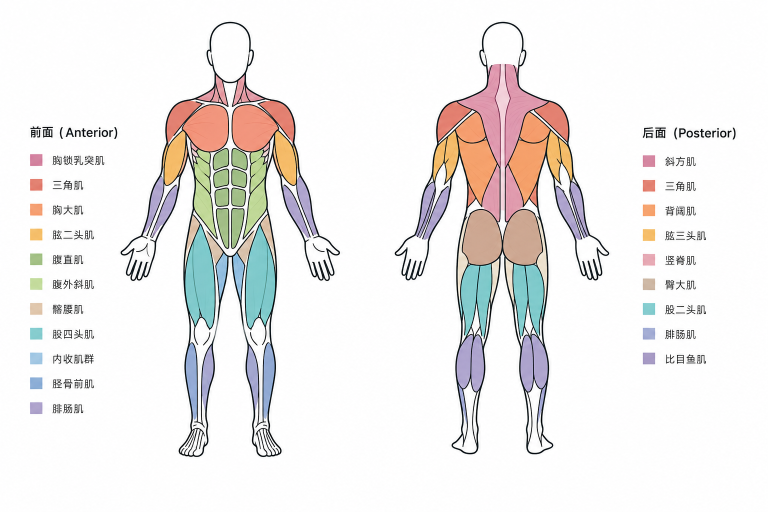
#> input picture user_input/muscle_distribution.png, 1536 x 1024 px, found by its file name (shown at 1/2 size)
$ python extract_muscles.py
#> lines starting #> are read from the running program, lines starting #| are printed output that depends on the picture; after the words box and inside, x2 and y2 are one past the last pixel; in counts of white or black regions, pixels touching at a corner belong together
#!/usr/bin/env python3
"""Extract muscle contour shapes from muscle_distribution.png -> SVG path data."""
from PIL import Image
import numpy as np
import math

IMG = '/Users/suestring/Desktop/Playground/re.set/user_input/muscle_distribution.png'
img = Image.open(IMG).convert('RGB')
#> img is the input picture: PIL image 1536x1024 RGB; mean R, G, B 238.1, 235.6, 234.5
arr = np.array(img)

# Crop bounds (in original image)
front = arr[70:870, 130:590]   # 800H × 460W
back  = arr[70:870, 880:1340]  # 800H × 460W

# ── Auto-detect figure bounds ────────────────────────────────────────────
# Background is near-white. Find figure bounding box by excluding very bright pixels.
def fig_bounds(crop):
    """Find bounding box of the drawn figure (non-white background)."""
    gray = crop.mean(axis=2)
    # Non-background: not very bright and not very dark (body outline)
    non_bg = (gray < 240) & (gray > 20)
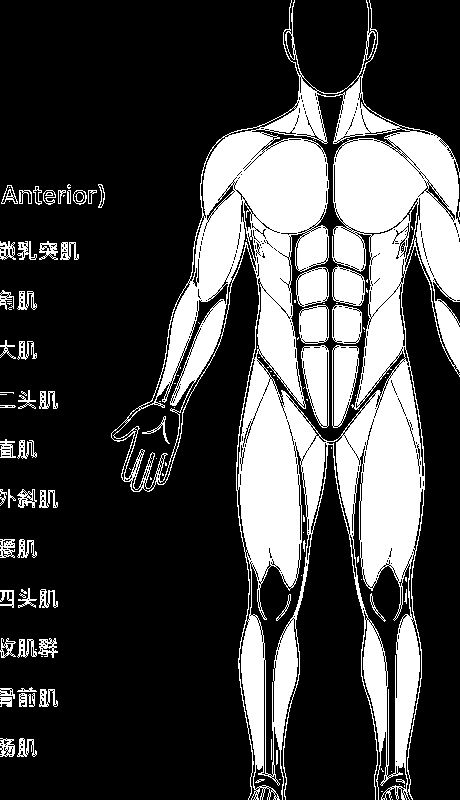
#> non_bg: shape (800, 460) bool; 26.8% white; 126 white regions (67 under 20 px), largest, box (x1, y1, x2, y2) and area: (111, 0, 460, 800) 85923, (301, 345, 329, 428) 1574, (332, 345, 359, 428) 1549
    ys = np.where(non_bg.any(axis=1))[0]
#> ys = 800 values from 0 to 799
    xs = np.where(non_bg.any(axis=0))[0]
#> xs = 452 values from 0 to 459
    if not len(ys) or not len(xs):
        return 0, crop.shape[0], 0, crop.shape[1]
    return int(ys[0]), int(ys[-1]), int(xs[0]), int(xs[-1])

fy0, fy1, fx0, fx1 = fig_bounds(front)
#> fy0 = 0; fy1 = 799; fx0 = 0; fx1 = 459
by0, by1, bx0, bx1 = fig_bounds(back)
#> in fig_bounds (call 2), `non_bg = (gray < 240) & (gray > 20)`:
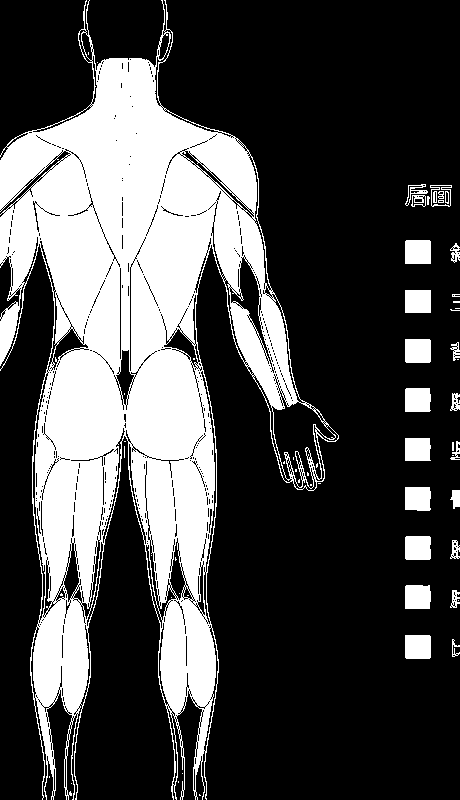
#> non_bg: shape (800, 460) bool; 29.8% white; 59 white regions (34 under 20 px), largest, box (x1, y1, x2, y2) and area: (0, 0, 339, 800) 102608, (405, 240, 431, 264) 622, (405, 339, 431, 363) 621
#> in fig_bounds (call 2), `xs = np.where(non_bg.any(axis=0))[0]`: xs = 394 values from 0 to 459
#> by0 = 0; by1 = 799; bx0 = 0; bx1 = 459
print(f"Front figure bounds in crop: y={fy0}-{fy1}, x={fx0}-{fx1}")
#| Front figure bounds in crop: y=0-799, x=0-459
print(f"Back  figure bounds in crop: y={by0}-{by1}, x={bx0}-{bx1}")
#| Back  figure bounds in crop: y=0-799, x=0-459

# SVG coordinate mapping (viewBox "0 0 90 210")
SVG_W, SVG_H = 90, 210

def make_scale(y0, y1, x0, x1):
    sx = lambda cx: round((cx - x0) / (x1 - x0) * SVG_W, 2)
    sy = lambda cy: round((cy - y0) / (y1 - y0) * SVG_H, 2)
    return sx, sy

FSX, FSY = make_scale(fy0, fy1, fx0, fx1)
BSX, BSY = make_scale(by0, by1, bx0, bx1)

# ── Color mask ────────────────────────────────────────────────────────────
def mask_for(crop, hex_c, tol=22):
    r, g, b = int(hex_c[1:3],16), int(hex_c[3:5],16), int(hex_c[5:7],16)
    d = np.max(np.abs(crop.astype(np.int16) - np.array([r,g,b], dtype=np.int16)), axis=2)
    return d <= tol

# ── Row-scan contour extraction ───────────────────────────────────────────
def row_scan(mask):
    """Extract boundary polygon via row scanning: left edge down, right edge up."""
    h, w = mask.shape
    # Downsample rows for speed and fewer points
    L, R = [], []
    step = max(1, h // 150)
    for y in range(0, h, step):
        xs = np.where(mask[y])[0]
        if len(xs):
            L.append((int(xs.min()), y))
            R.append((int(xs.max()), y))
    if not L:
        return []
    return L + list(reversed(R))

# ── RDP simplification ────────────────────────────────────────────────────
def rdp(pts, eps=2.0):
    if len(pts) < 3:
        return list(pts)
    def dist(p, a, b):
        if a == b:
            return math.hypot(p[0]-a[0], p[1]-a[1])
        dx, dy = b[0]-a[0], b[1]-a[1]
        den = math.hypot(dx, dy)
        if den == 0: return 0
        return abs(dy*p[0] - dx*p[1] + b[0]*a[1] - b[1]*a[0]) / den
    dists = [dist(pts[i], pts[0], pts[-1]) for i in range(1, len(pts)-1)]
    if not dists:
        return [pts[0], pts[-1]]
    mi = max(range(len(dists)), key=lambda i: dists[i]) + 1
    if dists[mi-1] > eps:
        return rdp(pts[:mi+1], eps)[:-1] + rdp(pts[mi:], eps)
    return [pts[0], pts[-1]]

def to_path(poly_crop, sx, sy, eps=2.0):
    """Convert crop-pixel polygon to SVG path string d="""
    if not poly_crop:
        return ''
    svg_pts = [(sx(cx), sy(cy)) for cx, cy in poly_crop]
    simp = rdp(svg_pts, eps)
    if len(simp) < 3:
        return ''
    d = 'M' + ' L'.join(f"{p[0]},{p[1]}" for p in simp) + ' Z'
    return d

def lr_split(mask, cx=None):
    cx = cx or mask.shape[1] // 2
    L = mask.copy(); L[:, cx:] = 0
    R = mask.copy(); R[:, :cx] = 0
    return L, R

# ── Show all significant colors ───────────────────────────────────────────
def show_colors(crop, label, n=20):
#> called with label = 'FRONT', n = 20
    print(f"\n{label} — significant colors:")
    q = (crop.astype(np.uint32) // 20 * 20)
    packed = q[:,:,0]*65536 + q[:,:,1]*256 + q[:,:,2]
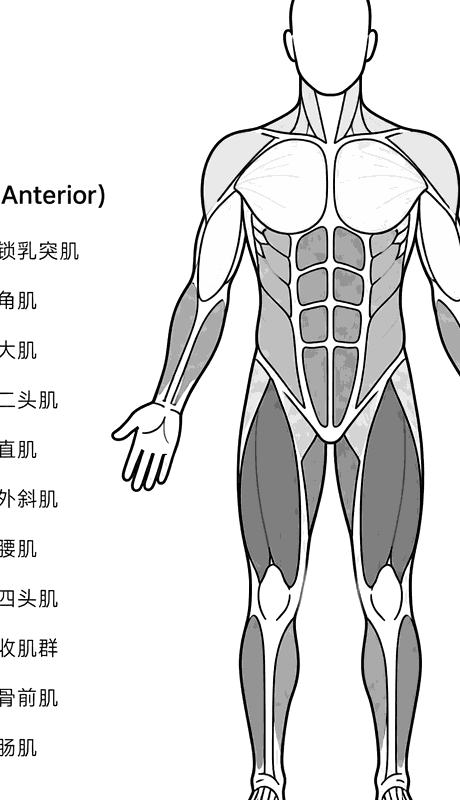
#> packed: shape (800, 460) uint32; min 0, max 15790320, mean 13879214.3; drawn with min black and max white
    unique, counts = np.unique(packed.ravel(), return_counts=True)
#> unique = 388 values from 0 to 15790320; counts = 388 values, max 257433 at index 387, min 1 at index 8, mean 948.5
    order = np.argsort(counts)[::-1]
#> order = 388 values, max 387 at index 0, min 0 at index 3, mean 193.5
    shown = 0
    for i in order:
        if shown >= n: break
        c = counts[i]
        if c < 200: break
        v = unique[i]
        r,g,b = (v>>16)&0xFF, (v>>8)&0xFF, v&0xFF
        if r > 200 and g > 200 and b > 200: continue  # skip near-white background
        if r < 30 and g < 30 and b < 30: continue     # skip near-black outlines
        print(f"  #{r:02x}{g:02x}{b:02x}  {c:6d}px")
        shown += 1
#> this loop made 27 passes
#> (i, c, v, r, g, b) on passes 1 to 12: (387, 257433, 15790320, 240, 240, 240), (167, 13477, 7915720, 120, 200, 200), (356, 10580, 15764600, 240, 140, 120), (0, 10079, 0, 0, 0, 0), (273, 6220, 11847820, 180, 200, 140), (231, 5001, 10526920, 160, 160, 200), (366, 4550, 15774820, 240, 180, 100), (318, 4516, 14448740, 220, 120, 100), (234, 4337, 10531960, 160, 180, 120), (197, 3786, 9216200, 140, 160, 200), (346, 1997, 14474460, 220, 220, 220), (13, 1939, 1315860, 20, 20, 20)
#> i on pass 27: 112
#|   #78c8c8   13477px
#|   #f08c78   10580px
#|   #b4c88c    6220px
#|   #a0a0c8    5001px
#|   #f0b464    4550px
#|   #dc7864    4516px
#|   #a0b478    4337px
#|   #8ca0c8    3786px
#> (further printed lines are left out)
#> after the loop, shown = 20

show_colors(front, "FRONT")
show_colors(back, "BACK")
#> call 2 of show_colors, with label = 'BACK', n = 20
#> in show_colors (call 2), `packed = q[:,:,0]*65536 + q[:,:,1]*256 + q[:,:,2]`:
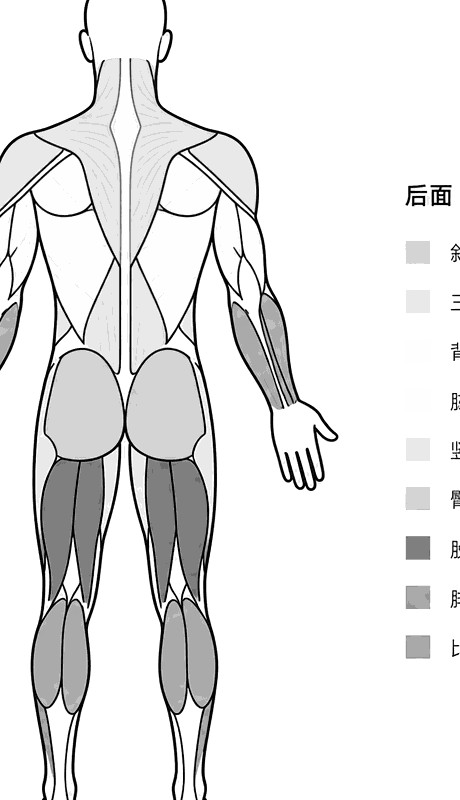
#> packed: shape (800, 460) uint32; min 0, max 15790320, mean 14257194; drawn with min black and max white
#> in show_colors (call 2), `unique, counts = np.unique(packed.ravel(), return_counts=True)`: unique = 366 values from 0 to 15790320; counts = 366 values, max 248259 at index 365, min 1 at index 2, mean 1005.5
#> in show_colors (call 2), `order = np.argsort(counts)[::-1]`: order = 366 values, max 365 at index 0, min 0 at index 6, mean 182.5
#> the loop in show_colors (call 2), `for i in order:` made 28 passes
#> (i, c, v, r, g, b) on passes 1 to 12: (365, 248259, 15790320, 240, 240, 240), (306, 12642, 14453920, 220, 140, 160), (281, 12525, 13148300, 200, 160, 140), (154, 10291, 7915720, 120, 200, 200), (219, 10009, 10526920, 160, 160, 200), (339, 8663, 15769700, 240, 160, 100), (0, 8259, 0, 0, 0, 0), (335, 6197, 15764580, 240, 140, 100), (300, 4970, 14448740, 220, 120, 100), (345, 4101, 15774820, 240, 180, 100), (327, 2201, 14474440, 220, 220, 200), (14, 1319, 1315860, 20, 20, 20)
#> i on pass 28: 54
#|   #dc8ca0   12642px
#|   #c8a08c   12525px
#|   #78c8c8   10291px
#|   #a0a0c8   10009px
#|   #f0a064    8663px
#|   #f08c64    6197px
#|   #dc7864    4970px
#|   #f0b464    4101px
#> (further printed lines are left out)
#> after the loop in show_colors (call 2), `for i in order:`: shown = 20

print("\n")
print("=" * 70)
print("FRONT MUSCLES")
print("=" * 70)

# cx_mid: where to split left/right in crop
cx_mid_f = (fx0 + fx1) // 2
#> cx_mid_f = 229

front_defs = [
    # name, hex, tol, bilateral
    ('neck',       '#dc8ca0', 22, False),   # pink — neck (sternocleidomastoid)
    ('chest',      '#f08c78', 22, True),    # salmon — pectoralis
    ('shoulders',  '#f0b464', 22, True),    # orange-tan — deltoid front
    ('biceps',     '#dc7864', 22, True),    # orange-red — biceps area
    ('abs',        '#b4c88c', 22, False),   # green — rectus abdominis
    ('obliques',   '#a0b478', 22, True),    # yellow-green — external obliques
    ('forearms',   '#a0a0c8', 22, True),    # lavender — forearms (+ shins)
    ('quads',      '#78c8c8', 22, True),    # teal — quadriceps
    ('adductors',  '#8cb4dc', 22, False),   # blue — adductors
    ('calves',     '#8ca0c8', 22, True),    # blue-lavender — shins/calves front
]

for name, color, tol, bilateral in front_defs:
    m = mask_for(front, color, tol)
    total = m.sum()
    if total < 200:
        print(f"\n// {name}: no data ({total}px)")
        continue
    if bilateral:
        Lm, Rm = lr_split(m, cx_mid_f)
        for side, sm in [('L', Lm), ('R', Rm)]:
            if sm.sum() < 100: continue
            c = row_scan(sm)
            p = to_path(c, FSX, FSY)
            print(f"\n// {name}_{side} ({int(sm.sum())}px)")
            print(f"// PATH: {p}")
    else:
        c = row_scan(m)
        p = to_path(c, FSX, FSY)
        print(f"\n// {name} ({total}px)")
        print(f"// PATH: {p}")
#> this loop made 10 passes
#> (r in mask_for, g in mask_for, b in mask_for, total) on pass 5: (180, 200, 140, 13753)
#> total on pass 1: 1535
#> (printed output is left out)
#> m: shape (800, 460) bool; 1.3% white; 178 white regions (170 under 20 px), largest, box (x1, y1, x2, y2) and area: (397, 617, 419, 762) 2045, (242, 618, 263, 769) 1928, (368, 663, 385, 693) 171

print("\n")
print("=" * 70)
print("BACK MUSCLES")
print("=" * 70)

cx_mid_b = (bx0 + bx1) // 2

back_defs = [
    ('neck_b',       '#dc8ca0', 22, False),  # pink — neck/trapezius top
    ('trapezius',    '#dc8ca0', 22, False),  # same pink — trap
    ('deltoids_b',   '#f0a064', 22, True),   # orange — rear deltoid + lats
    ('glutes',       '#c8a08c', 22, True),   # peach — gluteus maximus
    ('hamstrings',   '#78c8c8', 22, True),   # teal — hamstrings
    ('calves_b',     '#a0a0c8', 22, True),   # lavender — gastrocnemius
]

for name, color, tol, bilateral in back_defs:
    m = mask_for(back, color, tol)
    total = m.sum()
    if total < 200:
        print(f"\n// {name}: no data ({total}px)")
        continue
    if bilateral:
        Lm, Rm = lr_split(m, cx_mid_b)
        for side, sm in [('L', Lm), ('R', Rm)]:
            if sm.sum() < 100: continue
            c = row_scan(sm)
            p = to_path(c, BSX, BSY)
            print(f"\n// {name}_{side} ({int(sm.sum())}px)")
            print(f"// PATH: {p}")
    else:
        c = row_scan(m)
        p = to_path(c, BSX, BSY)
        print(f"\n// {name} ({total}px)")
        print(f"// PATH: {p}")
#> this loop made 6 passes
#> (printed output is left out)
#> pass 1, in mask_for (call 11), `d = np.max(np.abs(crop.astype(np.int16) - np.array([r,g,b], dtype=np.i..`:
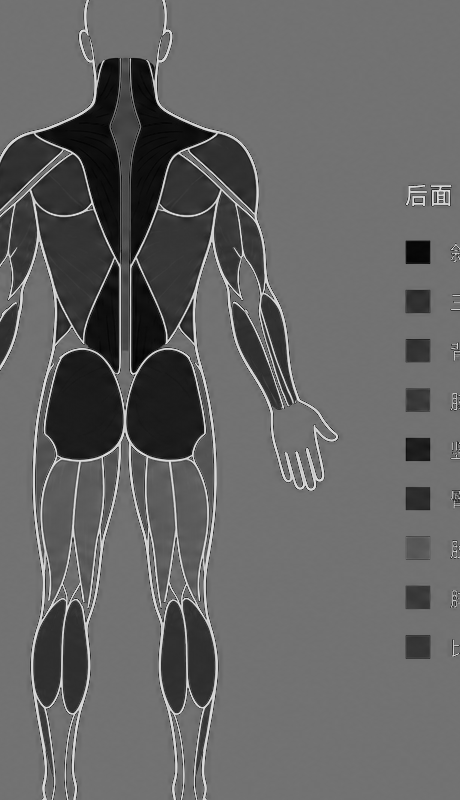
#> d: shape (800, 460) int16; min 2, max 220, mean 100.6
#> after the loop:
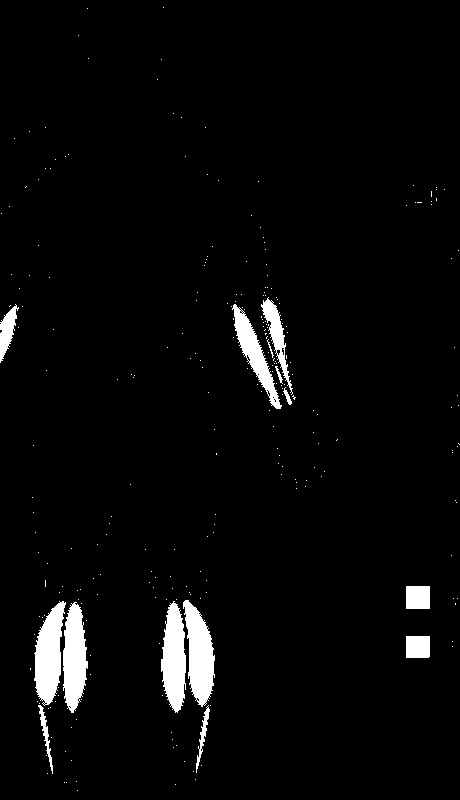
#> m: shape (800, 460) bool; 3.5% white; 261 white regions (247 under 20 px), largest, box (x1, y1, x2, y2) and area: (183, 600, 215, 707) 2092, (34, 601, 66, 706) 2087, (161, 601, 186, 713) 1997
#> after the loop:
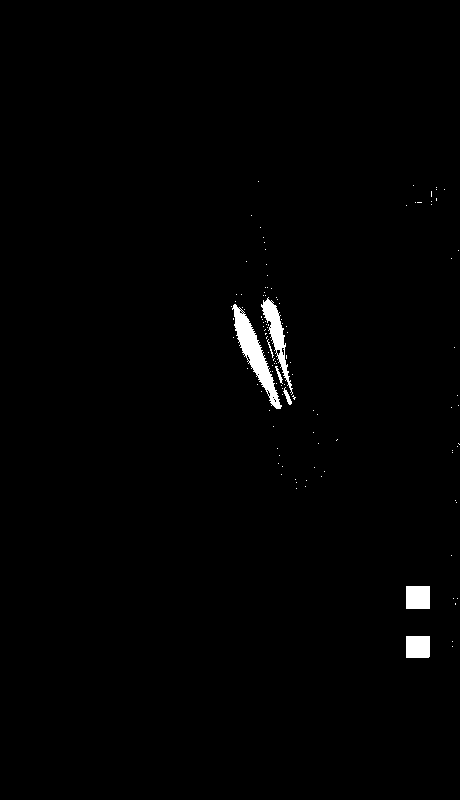
#> sm: shape (800, 460) bool; 1% white; 116 white regions (109 under 20 px), largest, box (x1, y1, x2, y2) and area: (232, 304, 282, 409) 1474, (261, 297, 293, 395) 845, (406, 586, 430, 609) 552

print("\nDone.")
